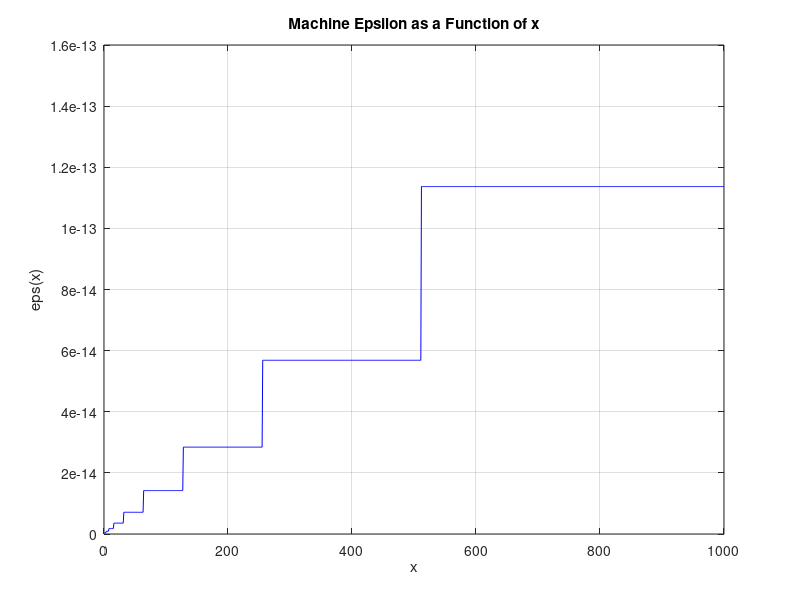

This figure's MATLAB source: (Note: this script raises an error after producing the figure.)
%% ECSE 343: Numerical Methods for Engineers- Assignment 1
% 
% 
% Due Date:  Feb 6th
% 
% Student Name: Deniz Karakus
% 
% Student ID: 261114510
%% Please type your answers and write you code in this .mlx script. If you choose to provide the handwritten answers, please scan your answers and include those in SINGLE pdf file.
%% Please submit this *.mlx* file along with the *PDF* copy of this file.
%% 
% 
%% *Question 1:  Fixed Point Number Repersentation (15 marks)*
% One possible way to store represent numbers in computer is to use *fixed* 
% point integer method. Suppose we have a 64-bit fixed point integer representation, 
% where we use 31bits for the integer part and 32 bits for the fraction part and 
% 1 bit is reserved for the the sign bit. The visual representation of our number 
% is shown below, 
% 
% 
% 
% Using the above scheme any number can be represented as following
% 
% $$i_{30} 2^{30} +\ i_{29} 2^{29} +\ldots+\ i_1 2^1 +i_2 2^0 +f_1 2^{-1} +f_2 
% 2^{-2} +\ldots+f_{31} 2^{-31} +f_{32} 2^{-32}$$
% 
% For example, 43.625  can be represented as,
% 
% 
% 
% Where, 0 is used to represent the positive sign and  0000...0000101011 is 
% a 31 bit binary value for decimal 43 and 1010000...0000 is a 32 bit binary value 
% for fractional 0.625.
% 
% 
% 
% a) Find the smallest and the largest positive number that can be represented 
% in this format.
% 
% *smallest positive number --> set every bit to zero except the LSB. This makes 
% smallest positive number = 2^-32*
% 
% *largest positive number --> set the sign bit to 0 and all the integer bits 
% and fraction bits to 1. For the integer, we get 2^(31) - 1. For the decimal 
% part, we get 1-2^(-32). When we add the*             
% 
% *integer part and decimal part, we get 2^(31) - 2^(-32). Therefore this is 
% the largest positive number.*
%% 
% b) Give an upper bound on the _absolute_ error due to rounding on numbers 
% stored using the above *64-bit fixed point* representation.
% 
% *distance between two adjacent stored values  = 2^(-32)*
% 
% *upper bound on absolute error = 2^(-32)/2 = 2^(-33)*
%% 
% 
% 
% c) Give an upper bound on the _relative_ error due to rounding on numbers 
% stored using the above *64-bit fixed point* representation.
% 
% *the absolute error is at most 2^(-33). We can obtain the upper bound (maximum) 
% on relative error by dividing this by the smallest actual value we can represent 
% in 64-bit fixed point representation. Doing so, we get 2^(-33)/2(-32) = 2^(-1) 
% = 0.5 = 50% for the upper bound on relative error.* 
%% 
% 
% 
% d) Find the largest and smallest positive numbers that can be represented 
% as a *64-bitfloating* *point* number?
% 
% *largest --> set s bit to 0, Emax = 11111111110 = 2^11 - 2 = 2046, Mmax is 
% 52 bits all set to 1. Using 1.Mmax * 2^(2046-1023), and then shifting the mantissa 
% by 52 bits and multiplying by 2^(-52), we obtain the largest positive number 
% = (2^(53) - 1) * 2^(971).* 
% 
% 
% 
% *smallest --> set s bit to 0, set Emin = 1, and all 52 bits of Mmin to 52 
% zeros. We get the smallest positive number = 1*2^(1-1023) = 2^(-1022).*
%% Question 2: 16-bit floating point format. (10marks)
% 
% 
% The half-precision (16-bit) floating point is one of the ways to store the 
% numbers in computer memory. The half-precison has the following format,
%% 
% * Sign Bit: 1 bit
% * Exponent: 5 bits 
% * Mantissa: 10 bits  
%% 
% For all questions, show your work and justify your answers. 
% 
% a) How many positive numbers can be exactly represented in this floating point 
% format as normalized floating point values. Express you answer as a formula 
% in terms of the number of bits in the Matissa and in the Exponent, as well as 
% a final value. Justify your answer.
% 
% *(2^(# of exponent bits) -2) * 2^(# of Mantissa bits)*
% 
% *Justification: We only are counting positive numbers, so we only have the 
% value 0 for the sign bit. Then, for the exponent, 00000 is reserved for denormalized 
% numbers and 11111 is reserved for special numbers, such as infinity or NaN. 
% Therefore, we have 2^5 - 2 = 30 different possible exponent values. For the 
% Mantissa, we have 2^10 =  1024 unique mantissa values.* 
% 
% *In total, we have 30 * 1024 = 30720 positive numbers that can be exactly 
% represented in 16 bit floating point forma*t.
% 
% 
% 
% 
% 
% b) What is the largest positive number that can be represented using half-precision 
% format?
% 
% *set our sign bit to 0, our exponent bits to 11110, and our mantissa bits 
% to 1111111111. Our bias here is 15, so the largest possible number is represented 
% by 1.1111111111*2^(30-15), and then shifting the mantissa by 10 bits and multiplying 
% by 2^(-10), we get (2^11 - 1) * 2^(-10) * 2^(15) = (2^11 - 1) * 2^5 = 65504. 
% This is our largest positive number in half-precision format.*
% 
% 
% 
% 
% 
% c) What is the smallest positive normalized number that can be written in 
% half-precision format?
% 
% *set our sign bit to 0, our exponent bit to 1, and all of our mantissa bits 
% to 0. this gives us the smallest positive number in half-precision format, 2^(1-15) 
% = 2^(-14).*
% 
% 
% 
% 
% 
% 
% 
% d) What is the smallest positive sub-normal (denormalized) number which can 
% be represented in  half-precision format?
% 
% 
% 
% *a sub-normal number is of the form (-1)^s * 0.M * 2^(E-bias). If we set the 
% mantissa bits all to 0 with the exception of the LSB being 1, and the exponent 
% to 1, we get 2^(-10) * 2^(1-15) = 2^(-24). Therefore, this is the smallest sub-normal 
% number in half-precision format.*
% 
% 
% 
% 
%% Question 3:  Round off errors *(15 marks)*
% 
% 
% a)  The MATLAB function |eps(x)| provides difference between x and the next 
% higher number that can be stored using floating point representation on a computer.  
% Use the MATLAB function |eps|(x) to compute the value of $ $\epsilon $$  for 
% different values of n. Use x = 1,2,3,4,5,…,1000.  Plot $ $\epsilon $$  vs _x_ 
% , explain the results obtained.

% write your code here 
x = 1:1000
y = eps(x)
plot(x, y, 'b-'); % Plot eps(x) vs x
xlabel('x');
ylabel('eps(x)');
title('Machine Epsilon as a Function of x');
grid on;
%% 
% The graph plots machine epsilon (eps(x)) as a function of x. As x increases, 
% eps(x) remains constant for a range of values but doubles each time x crosses 
% a power of 2. This occurs because, in floating-point representation, the exponent 
% increases by 1 at each power of 2, which doubles the spacing between consecutive 
% representable values. Between these jumps, eps(x) remains unchanged since the 
% spacing between adjacent floating-point numbers is constant within a given exponent 
% range. This results in the characteristic step-like structure seen in the plot.*
% 
% 
% 
% b) Write your own function named _myeps(x)_ to compute difference between 
% x and the next higher number. Your function should take integer x as input and 
% provide the  difference between x and the next higher number that can be stored 
% in 64 bit floting point  reprsentation. Write your function in the appendix 
% of this mlx file and test it in the cell below.
% 
% Test your function for  x = 1,2,3,4,5,…,1000. Plot the output of your function 
% vs x, explain the results obtained.

% write your code here 
x = 1:1000
y = myeps(x)
plot(x, y, 'b-');  % Plot myeps(x) vs x
xlabel('x');
ylabel('myeps(x)');
title('Machine Epsilon Computed Using myeps(x)');
grid on;
%% 
% 
% 
% |c)| The relative error due to rounding is defined as,
% 
% $$\eta_x = \left| \frac{x - \hat{x}} {x} \right |$$
% 
% where x is the actual value and $\hat{x}$ is the value stored as a  floating 
% point number. Write a function to estimate the value of the relative error as 
% a  function of the stored value, you may use the MATLAB function provided in 
% part (a). 
% 
% Use $\hat{x}$ = 1,2,3,4,5,…,1000.  Plot $\eta_x$vs $\hat{x}$, explain the 
% results obtained using your function.  Is there an upper bound for it?  If so 
% what is it? 

% write your code here
x = double(1:1000);
y = relative_error(x)
plot(x, y, 'b-');  % Plot eta_x vs x
xlabel('Stored Value x̂');
ylabel('Relative Error η_x');
title('Relative Rounding Error as a Function of Stored Value');
grid on;


%% 
% *The plot of relative rounding error shows periodic spikes at powers of 2, 
% caused by the doubling of |eps(x)| when the exponent increases. Between spikes, 
% the error decreases hyperbolically as |x| grows, since |eps(x)| remains constant 
% within each exponent range. The distance between spikes increases because powers 
% of 2 grow exponentially. The upper bound on relative error is about eps(1)=2.22×10−16, 
% confirming that floating-point precision maintains fixed relative accuracy rather 
% than absolute precision.*
%% 
% d) The MATALB function call |eps(‘single’)| computes the machine epsilon for 
% single precision (32bit) floating point numbers.
% 
% Using your knowledge of the floating-point representation find an expression 
% that computes the output of that funciton.
% 
% *As done in our tutorial, the machine epsilon will be 2^(- # of mantissa bits). 
% In this example with single precision floating point numbers, the mantissa is 
% 23 bits. Therefore, the machine epsilon for single precision floating point 
% numbers is 2^(-23).*
% 
% 
% 
% 
%% Question 4: Round off errors (15 marks)
% a) Given the equation $x^2 + 2 bx  -1=0$ where $b$ is a parameter chosen such 
% that $b> 0$. Using the quadratic formula the roots $x_1$ and $x_2$ of this equation 
% are given by $x=-b\pm\sqrt{b^2 +1}$ . The following MATLAB program computes 
% and plots the roots $x_1$ and $x_2$ as a function of $b$ for 1000 logarithmically 
% spaced values of $b$ between ${10}^6$ and ${10}^8$. Run the code and explain 
% the reason why there are discontinuities.
% 
% *If we rearrange x1 we get x1 = sqrt(b^2+1) - b. The reason for discontinuities 
% in x1 is because we're subtracting two nearly equal large numbers, causing catastrophic 
% cancellation. This causes a loss of precision, leading to discontinuities. If 
% we rearrange x2, we get x2 = - (b + sqrt(b^2+1)). Because we're adding two nearly 
% equal large numbers here, there is no catastrophic cancellation and thus, there 
% are no discontinuities in the plot of x2 vs b.* 
% 
% 



b = logspace(6,8,1000);

x1 = -b+sqrt(b.^2 +1);
x2 = -b-sqrt(b.^2 +1);



%plot x1 on a loglog scale

figure
loglog(b,x1)
title({'Question 1a';'Plot of x_1 vs b'})
xlabel('b')
ylabel('x_1')
grid on


%plot x2 on a loglog scale

figure
loglog(b,x2)
xlabel('b')
ylabel('x_2')
title({'Question 1a';'Plot of x_2 vs b'})
grid on
%% 
% b)  For the part a) one of the obtained roots is $x_1 = -b + \sqrt {b^2 +1}$ 
% .  When using 64-bit IEEE number representation (double precision) what is  
% the smallest value of  $b$  the result of the computation $x_1 = -b + \sqrt 
% {b^2 +1}$ produces an answer $x_1 =0$? Explain.
% 
% *In 64-bit double precision, the relative precision is approximately 2^(-52), 
% meaning the spacing between representable numbers near a value X is around X 
% * 2^(-52). For the expression b^2 + 1, when b is very large, b^2 dominates, 
% and the spacing becomes roughly b^2 * 2^(-52). The value 1 in b^2 + 1 becomes 
% insignificant when 1 is less than b^2 * 2^(-52). Solving for b gives b^2 > 2^(52), 
% which means b > 2^(26). Since 2^(26) is about 67 million, for b greater than 
% 67,108,864, the computer can no longer distinguish the 1 in b^2 + 1, effectively 
% rounding it to b^2. As a result, the calculation for x1 = -b + sqrt(b^2 + 1) 
% simplifies to 0 due to catastrophic cancellation.*
%% 
% d) Write a script that computes and plots the roots $x_1$ and $x_2$ as a function 
% of $b$ for 1000 logarithmically spaced values of $b$ between ${10}^6$ and ${10}^8$ 
% (same as in part a. above) which does not suffer from numerical illconditioning.
% 
% 

% write your program here 

b = logspace(6,8,1000);

%% Put your code for computing x1 and x2 below

% Compute x1 using numerically stable rearrangement by multiplying both the
% numerator and denominator by conjugate
x1 = 1 ./ (b + sqrt(b.^2 + 1));

% Compute x2 normally (x2 does not suffer from cancellation)
x2 = - (b + sqrt(b.^2 + 1));


%plot x1 on a loglog scale
figure(1)
loglog(b,x1)
xlabel('b')
ylabel('x_1')
grid on
title({'Question 1d';'Plot of x_1 vs b'})

%plot x2 on a loglog scale
figure(2)
loglog(b,x2)
xlabel('b')
ylabel('x_2')
grid on
title({'Question 1d';'Plot of x_2 vs b'})






%% Question 5: Round-off Errors (5 marks)
% We want to write a function for computing the function $y=\mathrm{s}\mathrm{i}\mathrm{n}\mathrm{h}\left(x\right)$ 
% . One way to compute  is to use the following expression
% 
% $$y=\sinh {\left(x\right)}=\frac{1}{2}{\left(e^x -e^{-x} \right)}\$$
% 
% What sort of numerical difficulties can we face if $x\approx 0$? Can you suggest 
% a way to overcome the difficulties we may face near $x\approx 0$ ? (Hint: $e^x$ 
% can be approximated using a Taylor series). Discuss and quantify any other types 
% of error that your proposed approach may introduce.
% 
% 
% 
% *When x is about zero, we can encounter catastrophic cancellation due to subtraction 
% of two nearly equal numbers. To avoid this, we use the Taylor series approximation:*
% 
% *sinh(x) ≈ x + x^3/6 + x^5/120 (let's say we omit the next term for cpu cost)*
% 
% *which introduces a truncation error by ignoring the next term, x^7/5040. 
% For small x, this error is negligible—about 1.98 × 10⁻²⁴ for x = 10⁻³. However, 
% as x increases, the error grows: at x = 0.1, it is 1.98 × 10⁻¹¹, and at x = 
% 1, it reaches 1.98 × 10⁻⁴. Thus, the Taylor approximation is highly accurate 
% for small x, but for larger values, additional terms may be needed for precision.*
%% Question 6: (15 Marks)
% 
% 
% The derivative of a function, f(x), can be computed using the finite difference 
% method, which can be derived using the first-order terms of the Taylor series 
% expansion of the function, about : 
% 
% $f{\left(x_0 +h\right)}=f{\left(x_0 \right)}+hf^{\prime } {\left(x_0 \right)}+\frac{1}{2!}f^{\prime 
% \prime } {\left(x_0 \right)}h^2 +\frac{1}{3!}f^{\prime \prime \prime } {\left(x_0 
% \right)}h^3 +\ldots$                    (4.1)
% 
% Rearranging terms to solve for $f^{\prime } {\left(x_0 \right)}$  and ignoring 
% (truncating) the higher-order terms, we obtain the first order approximation 
% of derivative
% 
% $f^{\prime } {\left(x_0 \right)}\;\approx \frac{f{\left(x_0 +h\right)}-f{\left(x_0 
% \right)}}{h}$                                                                          
% (4.2)
% 
% (a) What is the truncation error for the above approximation? How does the 
% trunction error behave with decrease in the value of $h$ ?
% 
% *when we rearrange for f'(x0) in eq 4.1, we get f'(x0) = (f(x0 + h) - f(x0))/h 
% - (1/2!)*f''(x0)h - (1/3!)*f'''(x0)h^2..., and so on. When we look at equation 
% 4.2, we only keep the first term of the equation, so the truncation error is 
% the first term that was ignored, or +/-(1/2!)*f''(x0)h.  When h decreases, the 
% truncation error also decreases proportionally to h.*
% 
% 
% 
% (b) To compute the derivative of $f (x) = sin(x)$, we can use the equation 
% (4.2) as,
% 
% $\frac{d sin(x)} {dx}  \approx$ $\frac{\sin {\left(x+h\right)}-\sin {\left(x\right)}}{h}$                                                                                                   
% (4.3)
% 
% In the cell below, write a MATLAB program that can compute the derivative 
% of the $sin(x)$ at $x=45$ for different values of $h$. Use $h=10^{-19},10^{-18}, 
% 10^{-17} ,..., 10^{-2}, 10^{-1}, 1$.
% 
% We know the true value of derivative of $sin(x)$ at $x=45$ is $cos(45)$. Plot 
% the absolute error vs $h$.  Make sure the axis are labeled and the plot has 
% an appropriate title.

% write your code here.

h = logspace(-19,0,100);  % h is a vector here that contains 100 values between 10^(-19) to 1
% Define the function f(x) = sin(x) and its true derivative at x = 45
x0 = 45;  % Given x0 = 45
f = @(x) sin(x);       % Function: sin(x)
true_derivative = cos(x0); % True derivative of sin(x) at x0 = 45

% Compute numerical derivative using forward difference formula
numerical_derivative = (f(x0 + h) - f(x0)) ./ h;

% Compute absolute error
absolute_error = abs(numerical_derivative - true_derivative);

% Plot absolute error vs. h
figure;
loglog(h, absolute_error, 'b-', 'LineWidth', 1.5);
xlabel('Step size h');
ylabel('Absolute Error');
title('Absolute Error vs. Step Size h for Numerical Derivative of sin(x) at x = 45');
grid on;


%% 
% (c) The function $sin(x+h)-sin(x)$ can be transformed into another form  using 
% the trigonometric formula
% 
% $sin(\phi) - sin(\psi) = 2 cos(\frac{\phi+\psi}{2}) sin((\frac{\phi-\psi}{2})$                                                                                                    
% (4.4)
% 
% Using the above formula, transform the equation (4.3) to compute the derivative 
% of $sin(x)$ and write a MATLAB program that computes the derivative of the $sin(x)$ 
% at $x=45$ for $h=10^{-19},10^{-18}, 10^{-17} ,..., 10^{-2}, 10^{-1}, 1$.
% 
% Compare the derivative obtained with the true value and plot the absolute 
% error vs $h$.  Make sure the axes are labeled and the plot has an appropriate 
% title.

% write your code here.

h = logspace(-19,0,100);  % h is a vector here that contains 100 values between 10^(-19) to 1
% Define the function and its true derivative at x = 45
x0 = 45;  % Given x0 = 45
true_derivative = cos(x0); % True derivative of sin(x) at x0 = 45

% Compute numerical derivative using the transformed equation
numerical_derivative = cos(x0 + h/2);

% Compute absolute error
absolute_error = abs(numerical_derivative - true_derivative);

% Plot absolute error vs. h
figure;
loglog(h, absolute_error, 'r-', 'LineWidth', 1.5);
xlabel('Step size h');
ylabel('Absolute Error');
title('Absolute Error vs. Step Size h for Numerical Derivative of sin(x) at x = 45');
grid on;


%% 
% (d) Explain the difference in accuracy between the results obtained in part 
% (b) and (c). 
% 
% *The difference in accuracy between part (b) and part (c) is due to how each 
% method handles small h. In part (b), the standard finite difference method suffers 
% from catastrophic cancellation because sin(x+h) and sin(x) are nearly equal 
% for small h, leading to a loss of precision and unstable oscillations in the 
% error. This results in an initial decrease in error, followed by a sharp increase 
% due to floating-point round-off errors. In contrast, part (c) uses a trigonometric 
% identity to avoid direct subtraction, preventing catastrophic cancellation. 
% As a result, the error decreases smoothly without instability, making part (c) 
% significantly more accurate and numerically stable than part (b).*
% 
% 
% 
% 
%% Question 7: (25 Marks)
% In this question you are tasked with computing the sum of the elements in 
% a vector. 
% 
% a) Run the following code cell to compute the sum of the elements in a vector. 
% Explain the discrepancy between the results obtained with MATLAB's in built 
% function and the analytical solution. 
% 
% *The discrepancy arises because the single precision sum introduces rounding 
% errors with each addition, and these errors accumulate over 30 million numbers. 
% In contrast, double precision maintains higher accuracy, making it more reliable 
% as the ground truth. The observed relative error (~5.19 × 10⁻⁸) is consistent 
% with the expected behavior of single precision floating-point arithmetic.*

N = 30000000;
rng(200);                 % select random seed for reproducible resutls
XL = normrnd(1,0.1,N,1);  % Generate normal random numbers
X  = single(XL);          % Convert to single precision float

D_sum = sum(XL);  % We use the double precision sum as the "exact" ground truth.

tic
S1 = sum(X); % use in built MATLAB function to compute the sum
toc


Error1 = abs(D_sum-S1)/D_sum  % compare the results
%% 
% b) Write a function S = naiveSum(X) that incrementally computes the sum of 
% the values $x_1$, $x_2$, ..., $x_n$ incrementally:
% 
% $$S_1 = x_1 $$
% 
% $$S_2 = S_1 + x_2$$
% 
% $$\vdots$$
% 
% $$S_n = S_{n-1} + x_n$$
% 
% This can be implmented using a for-loop in matlab.
% 
% Test your function using the following code:

N = 30000000;
rng(200);                 % select random seed for reproducible resutls
XL = normrnd(1,0.1,N,1);  % Generate normal random numbers
X  = single(XL);          % Convert to single precision float

D_sum = sum(XL);  % We use the double precision sum as the "exact" ground truth.

tic
S2 = naiveSum(X); % use your function to compute the sum
toc

Error2 = abs(D_sum-S2)/D_sum  % compare the results
%% 
% 
% 
% c) Write a function S =  _rSum(X)_ that uses recursion to compute the sum 
% of the elements provided in the vector X.  This approach is summarized as follows,
% 
% 
% 
% $$S(X) =      \begin{cases}       0 &\quad  \text{if   } n=0 \\       x_1 
% &\quad \text{if   } n=1  \\     S(X(1:n/2))+S(X(n/2 +1 : n) &\quad\text{if   
% } n>1 \\      \end{cases}$$
% 
% Note that $n$ is the number of elements in X. Also be careful to address the 
% case where $\frac{n}{2}$ is not an integer. Use the following code to test your 
% function.

N = 30000000;
rng(200);                 % select random seed for reproducible resutls
XL = normrnd(1,0.1,N,1);  % Generate normal random numbers
X  = single(XL);          % Convert to single precision float

D_sum = sum(XL);  % We use the double precision sum as the "exact" ground truth.

tic
S3 = rSum(X); % use your function to compute the sum
toc

Error3 = abs(D_sum-S3)/D_sum  % compare the results
%% 
% 
% 
% d) The recursive function calls add a significant amount of cpu cost in the 
% algorithm in part c. Propose, implement, and test a compromise algorithm using 
% both the naive and recursive approach that has both good accuracy and good cpu 
% cost. Compare your algorithm to the MATLAB function sum. Explain your design 
% decision for the proposed algorithm. Test your algorithm in the following code 
% cell:


N = 30000000;
rng(200);                 % select random seed for reproducible resutls
XL = normrnd(1,0.1,N,1);  % Generate normal random numbers
X  = single(XL);          % Convert to single precision float

D_sum = sum(XL);  % We use the double precision sum as the "exact" ground truth.

tic
S4 = improvedSum(X); % use your function to compute the sum
toc 

Error4 = abs(D_sum-S4)/D_sum  % compare the results
%% 
% 
% 
% *The proposed algorithm, |improvedSum|, combines naive and recursive summation 
% to balance accuracy and CPU efficiency. The input vector |X| is split into chunks 
% of 100,000 elements, allowing efficient processing within each chunk using the 
% |naiveSum| function. The partial sums from these chunks are then recursively 
% combined using the |rSum| function, which improves numerical stability by minimizing 
% rounding errors. This approach reduces the overhead of deep recursion while 
% maintaining high accuracy. Compared to MATLAB’s built-in |sum| function, |improvedSum| 
% offers competitive accuracy with improved performance over pure recursion, though 
% MATLAB’s |sum| remains faster due to its optimized implementation.*
% 
% 
% 
% 
% 
% e) Explain the difference in accuracy and cpu cost for the above methods for 
% computing the sum. 
% 
% *The comparison of the different methods highlights clear trade-offs between 
% accuracy and CPU cost. While the improved algorithm achieves high accuracy and 
% significantly reduces computation time compared to the pure recursive method, 
% MATLAB’s built-in sum function can still be considered the best overall. It 
% offers unmatched performance due to its highly optimized low-level implementation, 
% making it the fastest among all methods tested. Additionally, it maintains consistently 
% low error, with only marginal differences in accuracy compared to the improved 
% algorithm. Given its speed, reliability, and efficiency, MATLAB’s sum function 
% remains the preferred choice for most applications, effectively balancing both 
% performance and numerical stability.*
% 
% 
% 
% 
%% Appendix
% Write your functions here.
% Write code for Question 2 here

function out= myeps(x)

    %write your code here
    bits = typecast(x, 'uint64');  % Get raw IEEE 754 bit representation
    next_bits = bits + 1;          % Increment by 1 (next representable number)
    next_x = typecast(next_bits, 'double');  % Convert back to floating point
    out = next_x - x;              % Compute difference

end

function eta = relative_error(x)
    eta = eps(x) ./ x;  % Element-wise division to get relative error
end

%  Write functions for Question 7 here.

function S = naiveSum(X)
% returns the sum of all elements in vector X
    S = 0;

    for i = 1:length(X)
        S = S + X(i);
    end

end

%--------------------------------------------------------------------------

function S = rSum(X)
% Returns the sum of all elements in vector X using the recurssion
    n = length(X);
    if n == 0
        S = 0;

    elseif n == 1
        S = X(1);

    else
        mid = floor(n / 2);  % Find the middle index
        S = rSum(X(1:mid)) + rSum(X(mid+1:end));  % Recursive calls
    end
end

%--------------------------------------------------------------------------
function S = improvedSum(X)
% Returns the sum of all elements in vector X
    chunk_size = 100000;  % Size of each chunk
    n = length(X);

    % If the array is small enough, directly use naiveSum
    if n <= chunk_size
        S = naiveSum(X);
        return;
    end

    % Split the array into chunks
    num_chunks = ceil(n / chunk_size);
    partial_sums = zeros(1, num_chunks, 'like', X);  % Preallocate for efficiency

    % Apply naiveSum to each chunk
    for i = 1:num_chunks
        start_idx = (i - 1) * chunk_size + 1;
        end_idx = min(i * chunk_size, n);
        partial_sums(i) = naiveSum(X(start_idx:end_idx));
    end

    % Recursively sum the partial sums using rSum
    S = rSum(partial_sums);

end